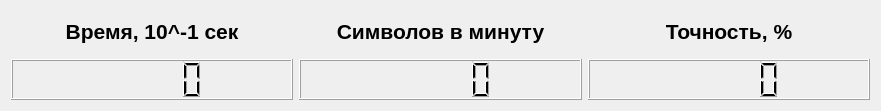
   <widget class="QWidget" name="layoutWidget">
    <property name="geometry">
     <rect>
      <x>10</x>
      <y>70</y>
      <width>881</width>
      <height>111</height>
     </rect>
    </property>
    <layout class="QHBoxLayout" name="horizontalLayout_6">
     <item>
      <layout class="QVBoxLayout" name="verticalLayout_2">
       <item>
        <widget class="QLabel" name="lbl_timer">
         <property name="text">
          <string>&lt;html&gt;&lt;head/&gt;&lt;body&gt;&lt;p align=&quot;center&quot;&gt;&lt;span style=&quot; font-size:16pt; font-weight:700;&quot;&gt;Время, 10^-1 сек&lt;/span&gt;&lt;/p&gt;&lt;/body&gt;&lt;/html&gt;</string>
         </property>
        </widget>
       </item>
       <item>
        <widget class="QLCDNumber" name="lcd_timer"/>
       </item>
      </layout>
     </item>
     <item>
      <layout class="QVBoxLayout" name="verticalLayout_3">
       <item>
        <widget class="QLabel" name="lnl_symbols">
         <property name="text">
          <string>&lt;html&gt;&lt;head/&gt;&lt;body&gt;&lt;p align=&quot;center&quot;&gt;&lt;span style=&quot; font-size:16pt; font-weight:700;&quot;&gt;Символов в минуту&lt;/span&gt;&lt;/p&gt;&lt;/body&gt;&lt;/html&gt;</string>
         </property>
        </widget>
       </item>
       <item>
        <widget class="QLCDNumber" name="lcd_symbols"/>
       </item>
      </layout>
     </item>
     <item>
      <layout class="QVBoxLayout" name="verticalLayout_4">
       <item>
        <widget class="QLabel" name="lbl_accuracy">
         <property name="text">
          <string>&lt;html&gt;&lt;head/&gt;&lt;body&gt;&lt;p align=&quot;center&quot;&gt;&lt;span style=&quot; font-size:16pt; font-weight:700;&quot;&gt;Точность, %&lt;/span&gt;&lt;/p&gt;&lt;/body&gt;&lt;/html&gt;</string>
         </property>
        </widget>
       </item>
       <item>
        <widget class="QLCDNumber" name="lcd_accuracy"/>
       </item>
      </layout>
     </item>
    </layout>
   </widget>
